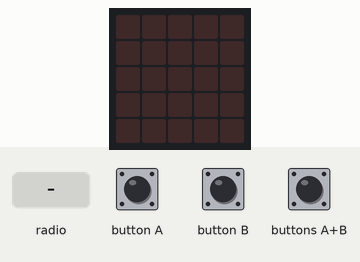
This program was run on a simulated BBC micro:bit (MakeCode). Parts: the board's 5×5 LED display. The inputs (shaded band) are chosen by the test bench.

Above: at 1.2 s.
1.3 s: radio message "D" arrives
At 1.7 s:
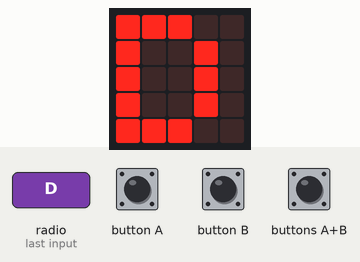
2.8 s: radio message "E" arrives
At 4.0 s:
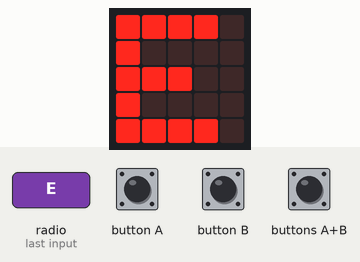
4.3 s: radio message "F" arrives
At 5.2 s:
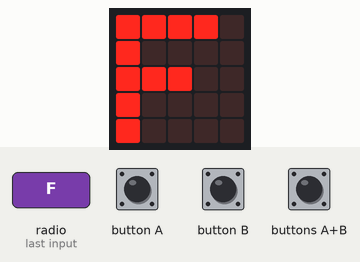
Timing chart, 0 to 7.3 s (numbered marks = the images above; inputs shaded):
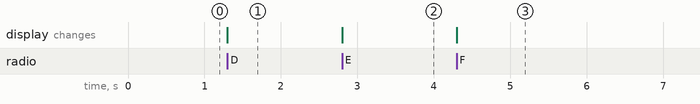

Measured:
- after the input at 1.3 s, the display: changes at once (image 1)
- after the input at 2.8 s, the display: changes at once (image 2)
- after the input at 4.3 s, the display: changes at once (image 3)

The program:

main.ts
```typescript
input.onButtonPressed(Button.A, function () {
    radio.sendString("A")
})
input.onButtonPressed(Button.AB, function () {
    radio.sendString("C")
})
radio.onReceivedString(function (receivedString) {
    if (receivedString == "D") {
        basic.showString("D")
    }
    if (receivedString == "E") {
        basic.showString("E")
    }
    if (receivedString == "F") {
        basic.showString("F")
    }
})
input.onButtonPressed(Button.B, function () {
    radio.sendString("B")
})
radio.setGroup(1)
```

test.ts
```typescript
// 테스트는 여기로 이동합니다; 이 패키지가 확장으로 사용될 때 컴파일되지 않을 것 입니다.
```
